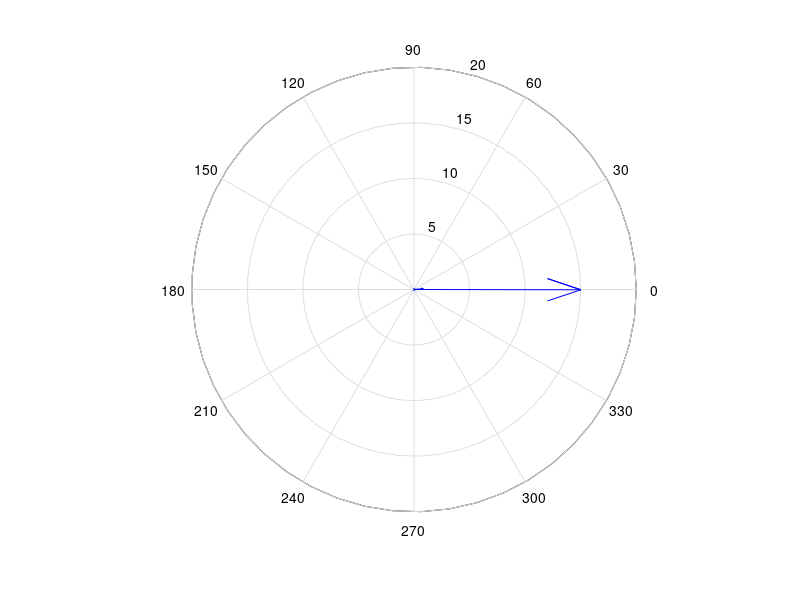

MATLAB code to generate this figure:
V1=15.01998-0.02621*1i;
I1=.83*(cos(deg2rad(5.6))+sin(deg2rad(5.6))*1i);
I2=.11*(cos(deg2rad(86.5))+sin(deg2rad(86.5))*1i);
I3=.1*(cos(deg2rad(-89))+sin(deg2rad(-89))*1i);

A = [V1, I1, I2, I3];
compass(A)